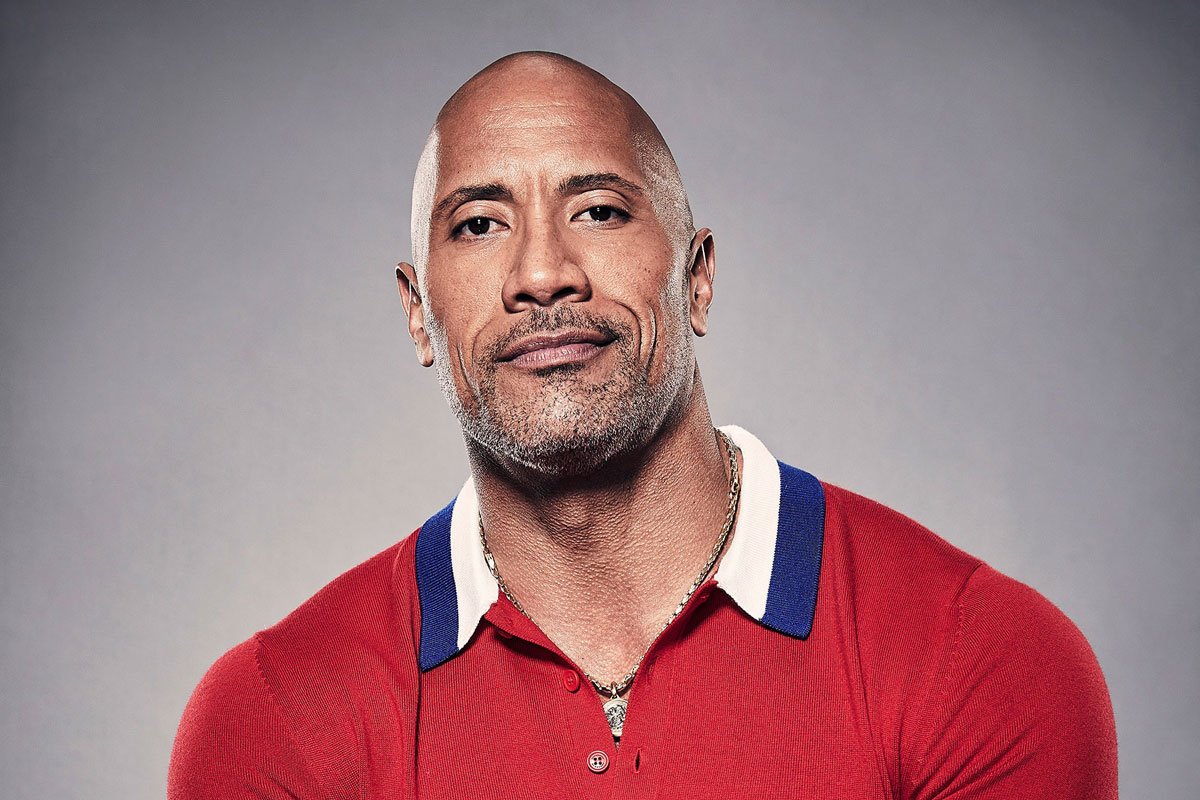
#> input picture rock.jpg, 1200 x 800 px
$ jupyter execute 'task 4.2 original.ipynb'
#> lines starting #> are read from the running program, lines starting #| are printed output that depends on the picture
[cell 1]
#imoporting modules
import cv2
import numpy as np

[cell 2]
#reading first image
photo1=cv2.imread("rock.jpg")
#> photo1 is the input picture: shape (800, 1200, 3); mean B, G, R 127.8, 122.1, 159.2
cv2.imshow("pho.jpg", photo1)
cv2.waitKey(0)
cv2.destroyAllWindows()

[cell 3]
#reading second image
photo2=cv2.imread("bill.jpg")
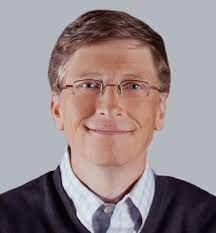
#> input picture bill.jpg, 216 x 233 px
#> photo2 is the input picture: shape (233, 216, 3); mean B, G, R 141, 138.1, 152.6
cv2.imshow("pho.jpg", photo2)
cv2.waitKey(0)
cv2.destroyAllWindows()

[cell 4]
#reseizing image
photo2 = cv2.resize(photo2, (600, 600))
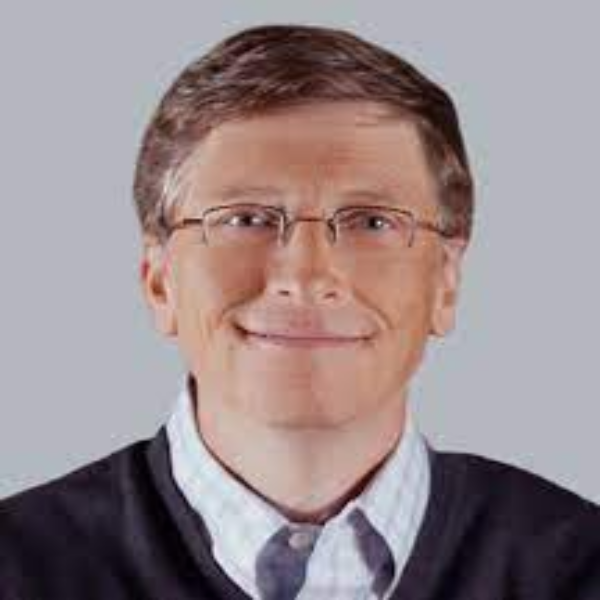
#> photo2: shape (600, 600, 3); mean B, G, R 140.9, 138, 152.5
photo1 = cv2.resize(photo1, (600, 600))
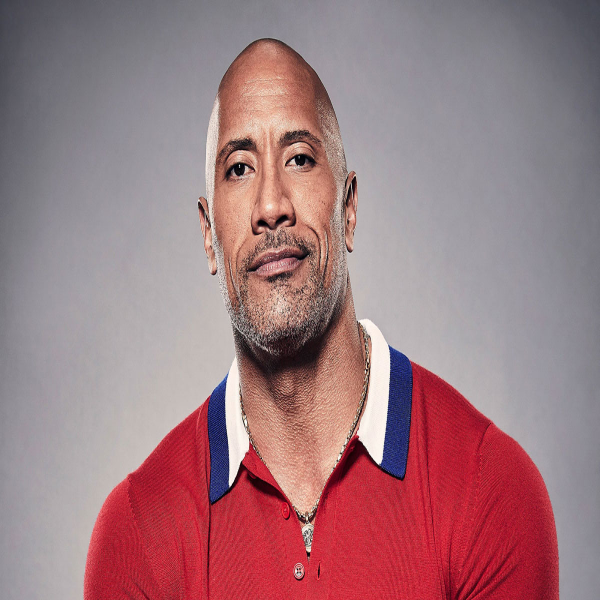
#> photo1: shape (600, 600, 3); mean B, G, R 127.7, 122.1, 159.1

[cell 5]
#cropping 2nd image
crop=photo2[0:600,  120:800]
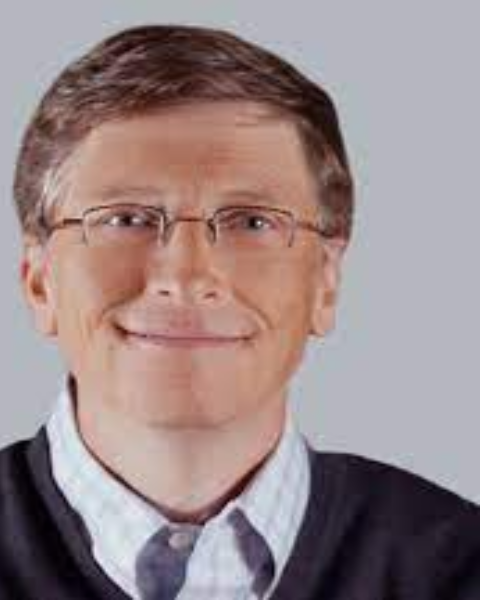
#> crop: shape (600, 480, 3); mean B, G, R 136.2, 135.2, 153
cv2.imshow("pho5.jpg", crop)
cv2.waitKey(0)
cv2.destroyAllWindows()

[cell 6]
#swapping
photo1[20:420,130:530],photo2[20:420,130:530]=photo2[20:420,130:530],photo1[20:420,130:530]
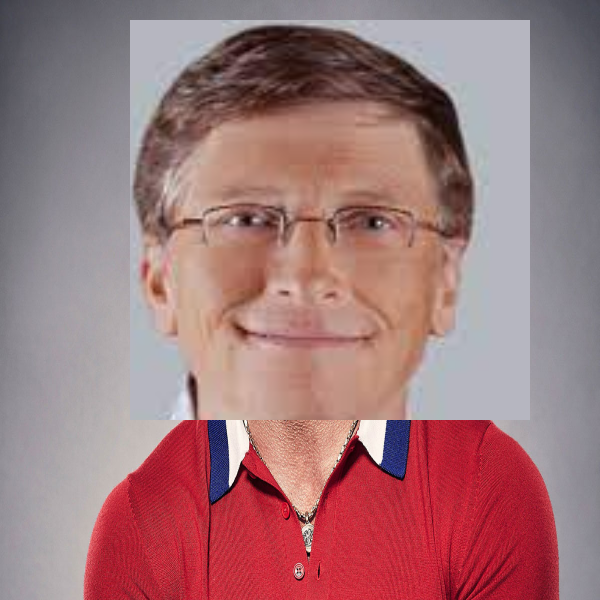
#> photo1: shape (600, 600, 3); mean B, G, R 122.4, 119.5, 160.5
